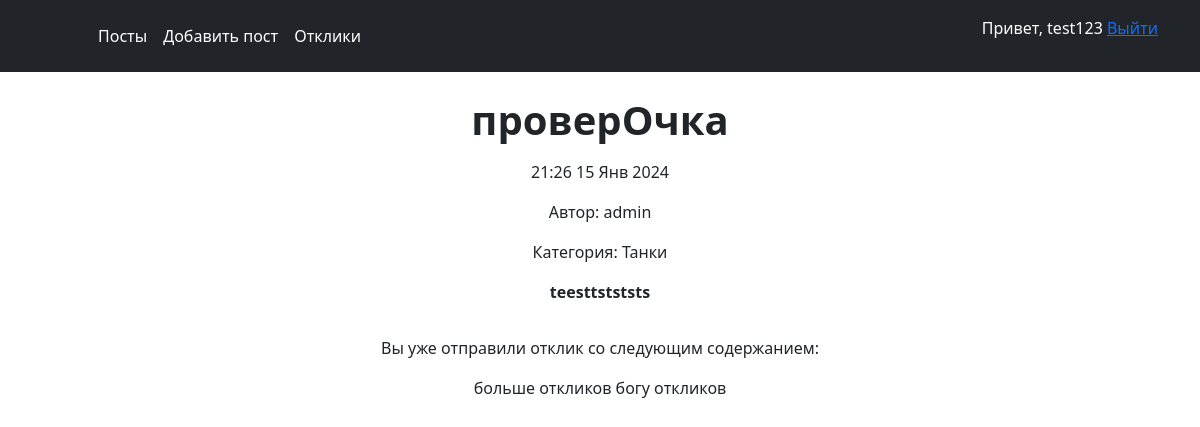
Page /post/3 (signed in) on the committed database.
### posts/models.py (models this page shows, shortened)
class Post(models.Model):
    author = models.ForeignKey(User, on_delete=models.CASCADE)
    title = models.CharField(max_length=255)
    content = RichTextUploadingField(blank=True, null=True)
    category = models.ForeignKey(Category, on_delete=models.CASCADE)
    time_create = models.DateTimeField(auto_now_add=True)

class Category(models.Model):
    name = models.CharField(max_length=255)
    def __str__(self):
        return (self.name)

class Response(models.Model):
    post = models.ForeignKey(Post, on_delete=models.CASCADE)
    sender = models.ForeignKey(User, on_delete=models.CASCADE)
    text = models.TextField(default=None, null=True)
    create_time = models.DateTimeField(auto_now_add=True)
    accepted = models.BooleanField(default=False)
    accepted_datetime = models.DateTimeField(default=None, null=True, blank=True)
    class Meta:
        ordering = ['-create_time']

### accounts/models.py (models this page shows, shortened)
class UserProfile(models.Model):
    user = models.OneToOneField(User, on_delete=models.CASCADE)
    timezone = models.CharField(max_length=255)

### posts/views.py (the view, shortened to what this page needs)
# urls.py: path('post/<int:id>', postview, name='post'),
def postview(request, id):
    post = Post.objects.get(id=id)
    content = {}
    content['post'] = post
    content['title'] = 'test'
    if request.user.is_anonymous==False:
        content['usertimezone'] = UserProfile.objects.get(user=request.user).timezone
        content['response'] = Response.objects.filter(post=post, sender=request.user).first()
    content['form'] = ResponseForm()
    return render(request, 'post.html', content)

### posts/templates/post.html (shortened to what this page needs)
{% extends 'base.html' %}
{% load tz %}
{% load static %}
{% block content %}
    <div class="p-3">
        <h1 class="p-2"><b>{{ post.title }}</b></h1>
        {% if usertimezone %}
            <p>{{ post.time_create|timezone:usertimezone|date:"G:i d M Y" }}</p>
        {% else %}
            <p>{{ post.time_create|date:"G:i d M Y" }}</p>
        {% endif %}
        <p>Автор: {{ post.author }}</p>
        <p>Категория: {{ post.category }}</p>
        {{ post.content|safe }}
    </div>
    {% if not response and request.user.is_authenticated and post.author != request.user%}
        <p>Отправить отклик</p>
        <form action="" method="post">
            {% csrf_token %}
            {{ form.as_p }}
            <input type="submit" value="Отправить" />
        </form>
    {% elif not request.user.is_authenticated %}
        <p>Войдите, чтобы отправить отклик</p>
    {% elif response %}
        <p>Вы уже отправили отклик со следующим содержанием:</p>
        <p>{{ response.text }}</p>
    {% endif %}
{% endblock %}

### posts/templates/base.html (shortened to what this page needs)
{% load static %}
<html>
  <head>
    <link href="https://cdn.jsdelivr.net/npm/bootstrap@5.3.2/dist/css/bootstrap.min.css" rel="stylesheet">
  </head>
  <body>
  <header class="p-3 text-bg-dark">
    <div class="container">
      <div class="d-flex flex-wrap align-items-center justify-content-center justify-content-lg-start">
        <a href="/static" class="d-flex align-items-center mb-2 mb-lg-0 text-white text-decoration-none">
          <svg class="bi me-2" width="40" height="32" role="img" aria-label="Bootstrap"><use xlink:href="#bootstrap"></use></svg>
        </a>
        <ul class="nav col-12 col-lg-auto me-lg-auto mb-2 justify-content-center mb-md-0">
          <li><a href="{% url 'posts'%}" class="nav-link px-2 text-white">Посты</a></li>
          {% if user.is_authenticated %}
            <li><a href="{% url 'addpost'%}" class="nav-link px-2 text-white">Добавить пост</a></li>
            <li><a href="{% url 'responses'%}" class="nav-link px-2 text-white">Отклики</a></li>
          {% endif %}
        </ul>
        {% if user.is_authenticated %}
          <p>Привет, {{ user.get_username  }}  <a href="{% url 'account_logout' %}">Выйти</a></p>
        {% else %}
          <div class="text-end">
            <a href="{% url 'account_login' %}"><button  type="button" class="btn btn-outline-light me-2">Вход</button></a>
            <a href="{% url 'account_signup' %}"><button  type="button" class="btn btn-outline-light me-2">Регистрация</button></a>
          </div>
        {% endif %}
      </div>
    </div>
  </header>
    <div align="center">
    {% block content %}
    {% endblock %}
    </div>
  </body>
</html>

### rows in the picture
Post: title "проверОчка", time_create "21:26 15 Янв 2024", author "admin", category "Танки", content "teesttstststs"
Response: text "больше откликов богу откликов"

### other values in the picture
{{ user.get_username }} "test123"
